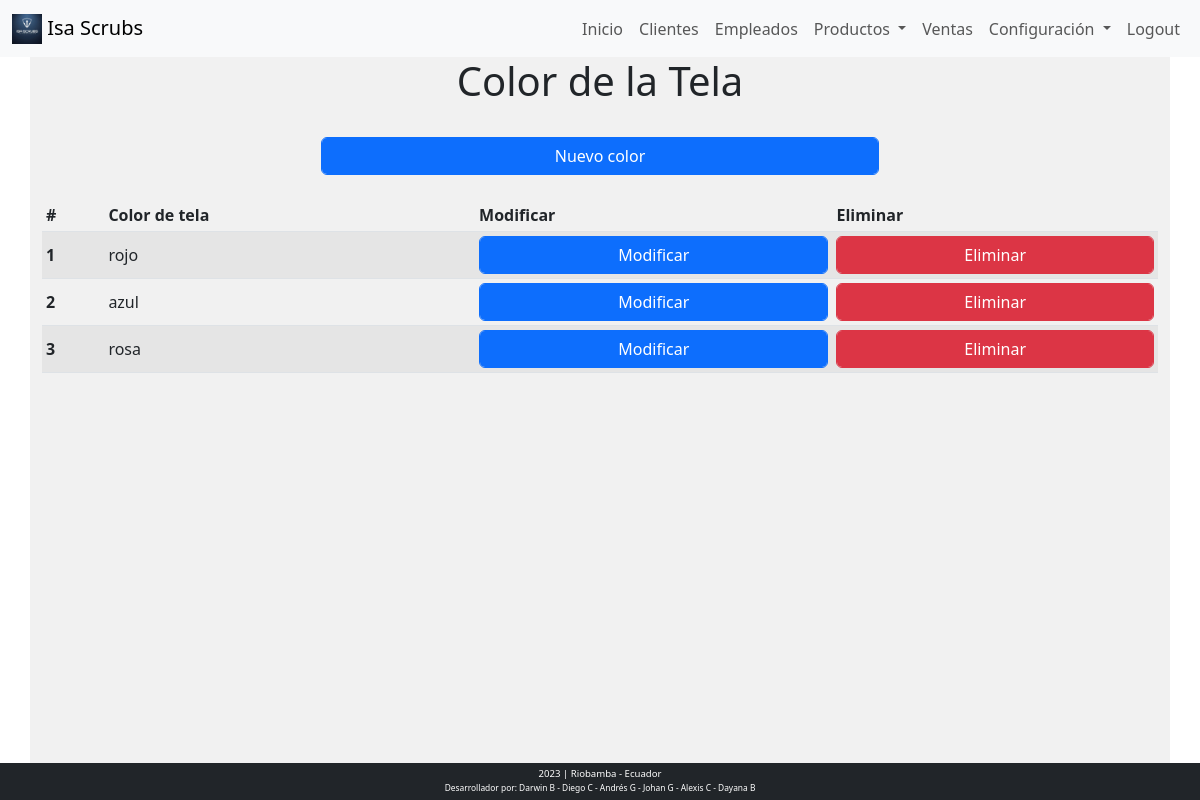
/color_tela (signed in), run on the app's committed database.
### tables this page shows
CREATE TABLE `color_modelo` (
  `Id_Color` int(3) NOT NULL,
  `Color` varchar(256) NOT NULL,
  `Eliminado` varchar(2) NOT NULL
);

### public/index.php (called while the page is built, shortened)
<?php
require_once("../controller/controlador.php");
?>

### view/color_tela.php (the view, shortened to what this page needs)
<?php
if (isset($_SESSION['tipo_persona']) && $_SESSION['tipo_persona'] == 'personal') {
    require_once("../config/conexion.php");
    $sql = "SELECT * from color_modelo where Eliminado = 'no'";
    $res = mysqli_query($conexion, $sql);
    $datos = array();
    while ($fila = mysqli_fetch_assoc($res)) {
        $datos[] = $fila;
    }
?>
    <div class="row text-center">
        <div class="col">
            <h1>Color de la Tela</h1>
        </div>
    </div>
    <div class="row text-center">
        <div class="col-md-12 py-4">
            <input type="button" value="Nuevo color" class="btn btn-primary form-control w-50" data-bs-toggle="modal" data-bs-target="#color_insert_modal">
        </div>
    </div>
    <div class="row">
        <div class="col">
            <table class="table table-striped table-hover table-responsive-sm table-sm align-middle ">
                <thead>
                    <tr>
                        <th scope="col">#</th>
                        <th scope="col">Color de tela</th>
                        <th scope="col">Modificar</th>
                        <th scope="col">Eliminar</th>
                    </tr>
                </thead>
                <tbody>
                    <?php foreach ($datos as $key => $fila) { ?>
                        <tr>
                            <th scope="row"><?= $key + 1 ?></th>
                            <td><?= $fila['Color'] ?></td>
                            <td><button class="btn btn-primary form-control btn_update" data-bs-toggle="modal" data-bs-target="#color_update_modal" id="<?= $fila['Id_Color'] ?>">Modificar</button>
                            </td>
                            <td>
                                <a href="/color_tela/delete?opcion=delete_color&Id_Color=<?= $fila['Id_Color'] ?>"><button class="btn btn-danger form-control">Eliminar</button></a>
                            </td>
                        </tr>
                    <?php } ?>
                </tbody>
            </table>
        </div>
    </div>
<?php
} else
    header('Location: /')
?>

### public/css/estilos.css (style rules this page uses)
* { margin: 0; padding: 0; box-sizing: border-box; }
body { background-color: white; }

### data on the page
color_modelo: Color "rojo"
color_modelo: Color "azul"
color_modelo: Color "rosa"
